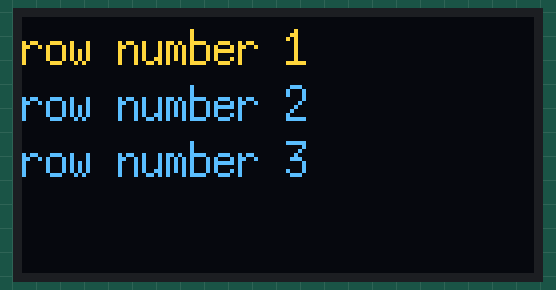
Recording of a sketch running on a simulated Arduino Uno, built with avr-gcc and run on an emulated ATmega328P. On the bench: 128×64 one-colour display. The OLED is the two-colour kind (top 16 rows yellow).

Above: at 0.3 s.

The sketch:

09_oled_text.ino
```cpp
// (licence header left out)
#include <U8glib.h>                               // Include U8glib (graphics library) for OLED control

// Create a U8glib display object for the SH1106 128x64 OLED.
// The constructor argument U8G_I2C_OPT_NONE uses default I2C options.
// Variable name 'display' is used below to call drawing functions.
U8GLIB_SH1106_128X64 display(U8G_I2C_OPT_NONE);

// -------------------------
// setup() - runs once
// -------------------------
void setup() {
  // Nothing required here specifically for U8glib: the display object
  // initializes itself when first used. If you use other I2C devices or
  // custom I2C settings you might call Wire.begin() here — but for the
  // default U8glib I2C usage this empty setup is acceptable.
}

// -------------------------
// loop() - runs repeatedly
// -------------------------
void loop() {
  // U8glib uses a paged drawing approach to update the display buffer.
  // firstPage() begins a new frame. The do/while block is executed once
  // per page; nextPage() advances to the next page until the frame is complete.
  display.firstPage();
  do {
    // Set the font for subsequent text drawing operations.
    // u8g_font_6x13 is a fixed-size bitmap font provided by U8glib.
    // Different fonts change text size and spacing; choose one that fits.
    display.setFont(u8g_font_6x13);

    // drawStr(x, y, "text") draws a string at the given coordinates.
    // Coordinates: x = pixels from left edge, y = baseline (not top) of text.
    // The chosen y values are spaced to avoid overlapping the font's baseline.
    display.drawStr(0, 12, "row number 1");  // Draw the first line near the top
    display.drawStr(0, 26, "row number 2");  // Draw the second line a bit lower
    display.drawStr(0, 40, "row number 3");  // Draw the third line further down

    // Notes:
    // - Because y is the baseline for the font, values are chosen (12,26,40)
    //   to provide comfortable vertical spacing for the 6x13 font.
    // - If you change the font, you'll likely need to adjust these y positions.
    // - drawStr does not wrap text; ensure strings fit within 128 pixels width.
  } while (display.nextPage()); // Continue drawing pages until the entire frame is rendered

  // Pause so the displayed text remains visible for 1 second before redrawing.
  // Redrawing every second is fine for static content; for animations choose
  // a shorter delay or a timed loop using millis() for non-blocking timing.
  delay(1000);
}
```
